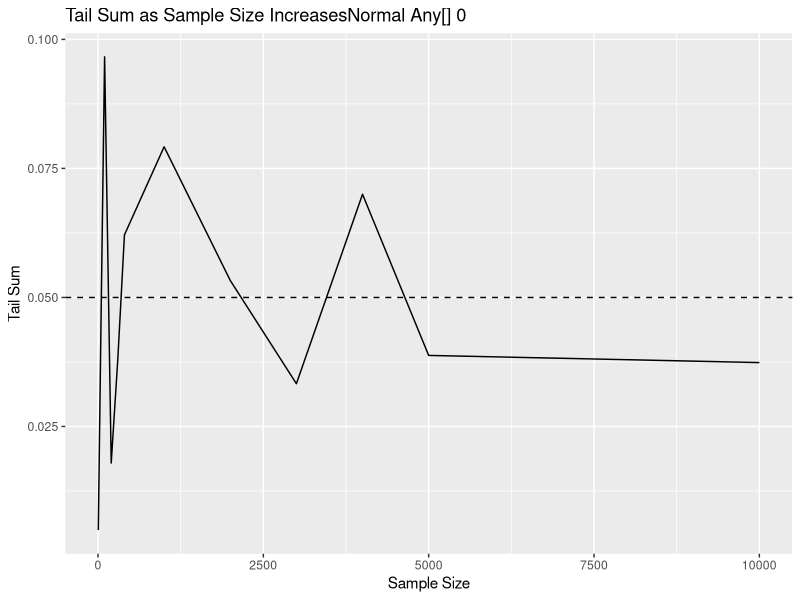
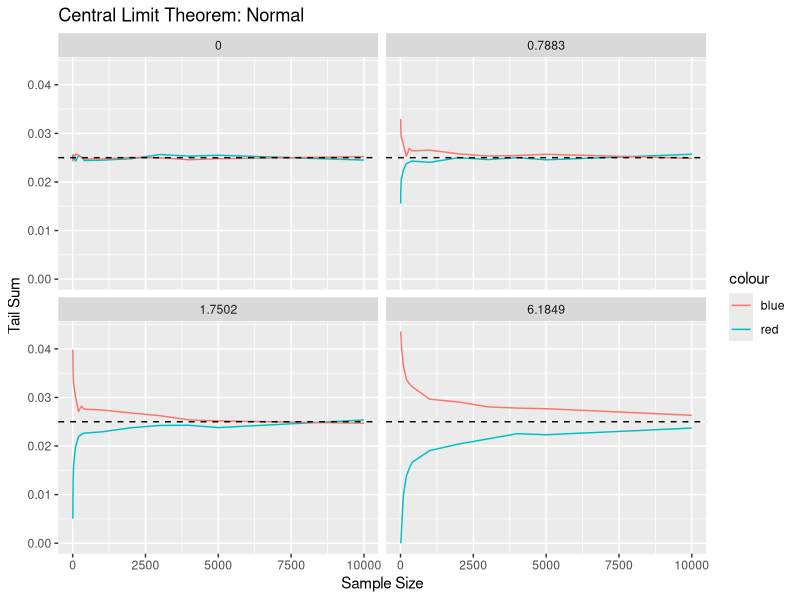
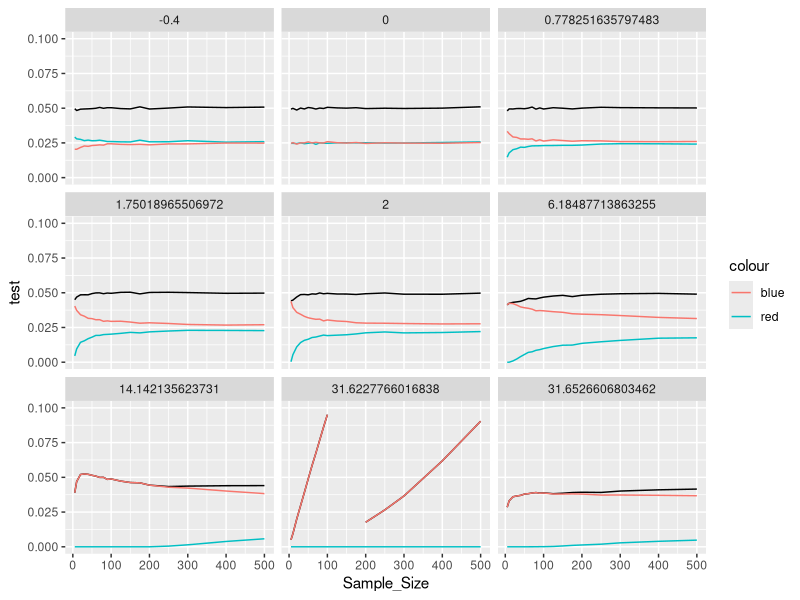
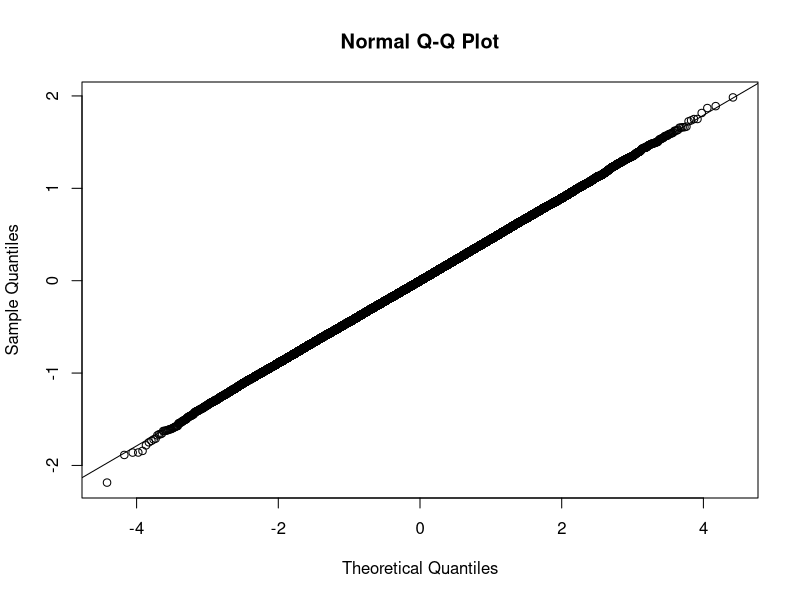
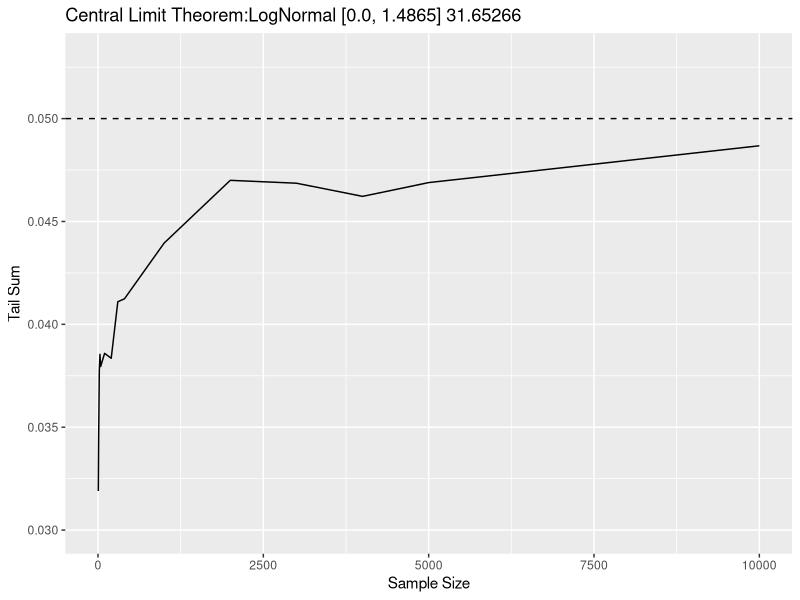
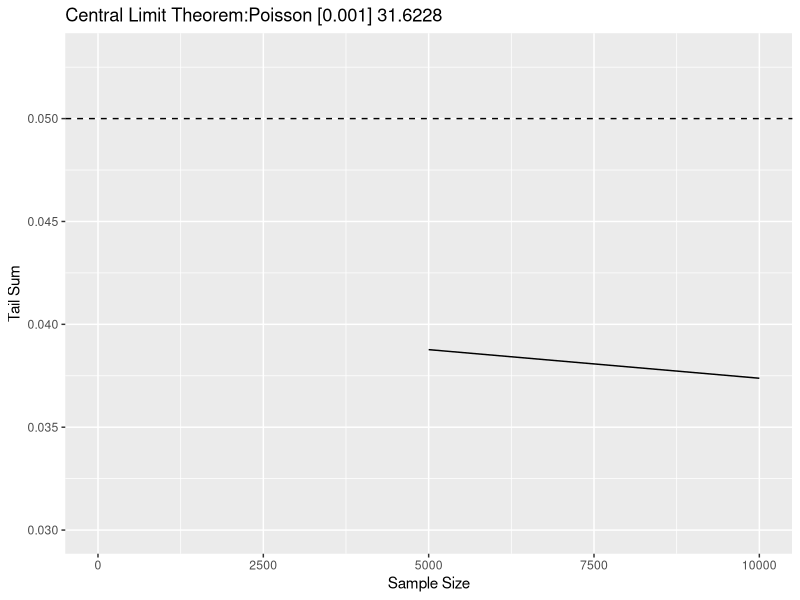
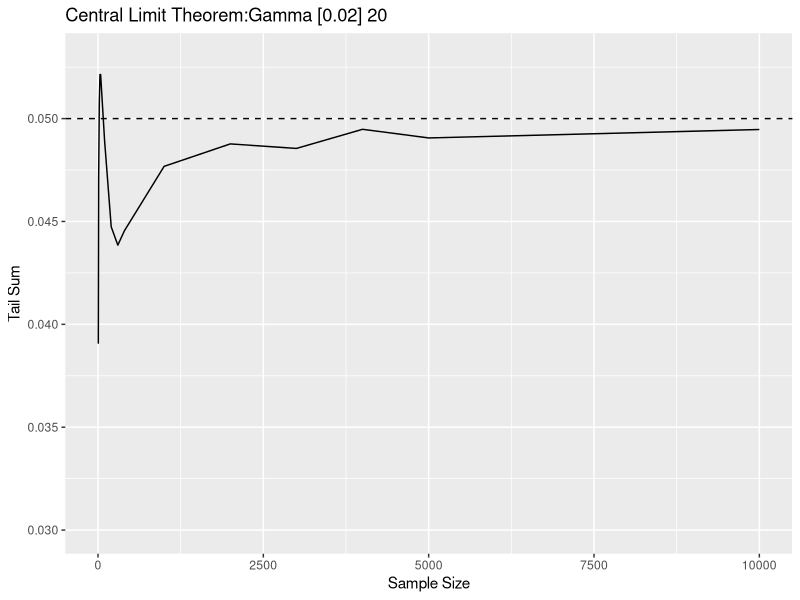
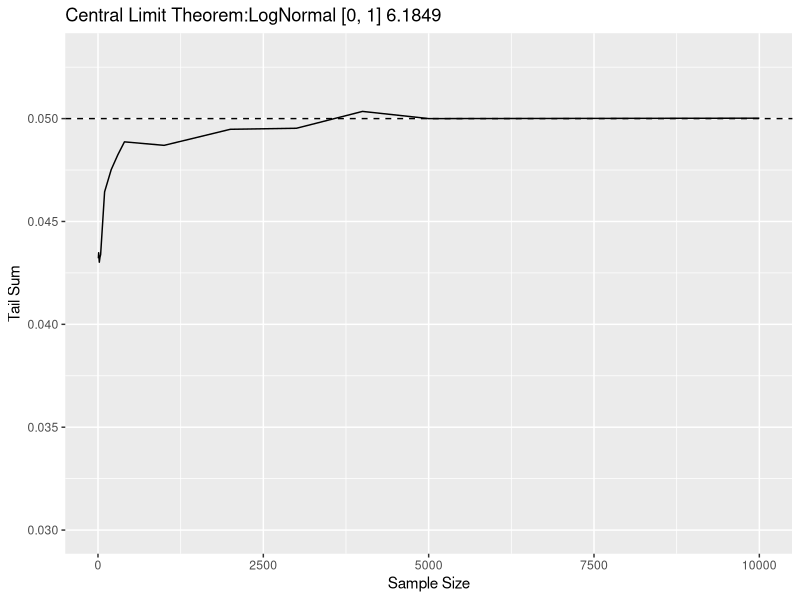

Write the R code that produced these figures, in order.
## ---- chunk 1
library(tidyverse)
df_means <- read.csv("CLT_means.csv")
df_t <- read.csv("CLT_t_sigma.csv")
## ---- chunk 2
df_means_clean <- df_means |>
  mutate(
    Combined = paste(Distribution, Params, Skewness, sep = " "),
    Combined = fct(Combined)
  ) |>
  group_by(Combined)

for (combined in unique(df_means_clean$Combined)) {
  df_means_clean |>
    filter(Combined == combined) |>
    ggplot(aes(x = Sample_Size, y = Tail_Sum)) +
    geom_line() +
    geom_hline(yintercept = 0.05, linetype = "dashed") +
    labs(title = paste0("Central Limit Theorem:", combined, sep = " "), x = "Sample Size", y = "Tail Sum") +
    ylim(0.03, 0.053)

  ggsave(paste0("Plots/CLT_", combined, ".png"), width = 6, height = 4)
}
## ---- chunk 3
for (combined in unique(df_means_clean$Combined)) {
  df_means_clean |>
    filter(Combined == combined) |>
    ggplot(aes(x = Sample_Size, y = Tail_Sum)) +
    geom_line() +
    geom_hline(yintercept = 0.05, linetype = "dashed") +
    labs(title = paste0("Tail Sum as Sample Size Increases", combined, sep = " "), x = "Sample Size", y = "Tail Sum") +
    ylim(0.042, 0.053)

  ggsave(path = "Plots/Total", filename = paste0(combined, ".png"), width = 6, height = 4)
}

df_means_clean |>
  filter(Distribution == "Poisson") |>
  ggplot(aes(x = Sample_Size, y = Tail_Sum)) +
  geom_line() +
  geom_hline(yintercept = 0.05, linetype = "dashed") +
  labs(title = paste0("Tail Sum as Sample Size Increases", combined, sep = " "), x = "Sample Size", y = "Tail Sum")

ggsave(path = "Plots/Total", filename = "Poisson [0.001] 31.6228.png", width = 6, height = 4)

# ggplot(df_means_clean, aes(x = Sample_Size, y = Tail_Sum)) +
#   geom_line() +
#   geom_hline(yintercept = 0.05, linetype = "dashed") +
#   labs(title = "Central Limit Theorem: Means", x = "Sample Size", y = "Tail Sum")
## ---- chunk 4
for (combined in unique(df_means_clean$Combined)) {
  df_means_clean |>
    filter(Combined == combined) |>
    ggplot(aes(x = Sample_Size)) +
    geom_line(aes(y = Lower_Tail)) +
    geom_line(aes(y = Upper_Tail)) +
    geom_hline(yintercept = 0.025, linetype = "dashed") +
    labs(title = paste0("Tails as Sample Size Increases", combined, sep = " "), x = "Sample Size", y = "Tails")

  ggsave(path = "Plots/Tails", filename = paste0(combined, ".png"), width = 6, height = 4)
}
## ---- chunk 5
for (combined in unique(df_means_clean$Combined)) {
  df_means_clean |>
    filter(Combined == combined) |>
    mutate(Tail_Difference = abs(Tail_Difference)) |>
    ggplot(aes(x = Sample_Size, y = Tail_Difference)) +
    geom_line() +
    geom_hline(yintercept = 0, linetype = "dashed") +
    labs(title = paste0("Tail Difference as Sample Size Increases", combined, sep = " "), x = "Sample Size", y = "Tail Sum")

  ggsave(path = "Plots/Diff", filename = paste0(combined, ".png"), width = 6, height = 4)
}
## ---- chunk 6
df_means |>
  mutate(test = (1 + Skewness) / sqrt(Sample_Size), .after = Tail_Difference) |>
  filter(Tail_Sum >= 0.048, Tail_Difference <= 0.015) |>
  # get the maximum test value for each distribution along with its skewness and sample size
  group_by(Distribution) |>
  filter(test == max(test)) |>
  arrange(Distribution) |>
  select(Distribution, Skewness, Sample_Size, test) |>
  View()
## ---- chunk 7
# df_means |>
#   filter(str_detect(Distribution, "LogNormal")) |>
#   ggplot(aes(x = Sample_Size, y = Tail_Sum)) +
#   geom_line() +
#   geom_hline(yintercept = 0.05, linetype = "dashed") +
#   labs(title = "Central Limit Theorem: LogNormal", x = "Sample Size", y = "Tail Sum") +
#   ylim(0.03, 0.053) +
#   facet_wrap(~Skewness)

df_means |>
  filter(str_detect(Distribution, "Normal"), Skewness < 10) |>
  ggplot(aes(x = Sample_Size, y = Tail_Sum)) +
  geom_line(aes(y = Lower_Tail, color = "red")) +
  geom_line(aes(y = Upper_Tail, color = "blue")) +
  geom_hline(yintercept = 0.025, linetype = "dashed") +
  labs(title = "Central Limit Theorem: Normal", x = "Sample Size", y = "Tail Sum") +
  facet_wrap(~Skewness)
## ---- chunk 8
read.csv("test.csv") |>
  mutate(test = (1 + abs(Skewness)) / sqrt(Sample_Size), .after = Tail_Difference) |>
  arrange(Distribution, Sample_Size) |>
  ggplot(aes(x = Sample_Size, y = test)) +
  geom_line(aes(y = Tail_Sum)) +
  geom_line(aes(y = Lower_Tail, color = "red")) +
  geom_line(aes(y = Upper_Tail, color = "blue")) +
  ylim(0, 0.1) +
  facet_wrap(~Skewness)
# filter(Sampling_Kurtosis < 0.001) |>
# filter(test <= 0.2) |>
# filter(str_detect(Distribution, "Normal"), Skewness < 10) |>
# View()
# ggplot(aes(x = Sample_Size, y = Tail_Sum)) +
# ylim(0, 0.1) +
# geom_line() +
# # geom_line(aes(y = Tail_Sum, color = "red")) +
# geom_hline(yintercept = 0.05, linetype = "dashed") +
# labs(title = "Central Limit Theorem: Normal", x = "Sample Size", y = "Tail Sum") |>
# facet_wrap(~Skewness)
## ---- chunk 9
read.csv("test.csv") |>
  arrange(abs(Skewness), Distribution) |>
  View()
## ---- chunk 10
read.csv("test.csv") |>
  # df_means |>
  mutate(test = (sqrt(Sample_Size)/(1+abs(Skewness))), .after = Tail_Difference) |>
  arrange(abs(Skewness), Sample_Size) |>
  select(Distribution, Skewness, Sample_Size, test) |>
  # group_by(abs(Skewness)) |>
  pivot_wider(names_from = Sample_Size, values_from = test) |>
  # summarize(min(test)) |>
  # filter(test <= .2) |>
  # filter(Tail_Sum >= 0.048, abs(Tail_Difference) <= 0.010) |>
  View()

x <- function(skew, n) sqrt(n)/(1 + abs(skew))
## ---- chunk 11
read.csv("test.csv") |>
  # mutate(test = (sqrt(Sample_Size)/(1+abs(Skewness))), .after = Tail_Difference) |>
  arrange(abs(Skewness), Sample_Size) |>
  select(Distribution, Skewness, Sample_Size,Tail_Sum) |>
  mutate(Tail_Sum = abs(0.05-Tail_Sum) <= 0.001) |>
  pivot_wider(names_from = Sample_Size, values_from = Tail_Sum) |>
  View()
## ---- chunk 12
x <- read.csv("qq.csv") |>
pull(sample_statistics)

qqnorm(x)
qqline(x)

# fit <- lm(qqnorm(x)$x ~ qqnorm(x)$y)
# rsquared <- summary(fit)$r.squared
# print(rsquared)
